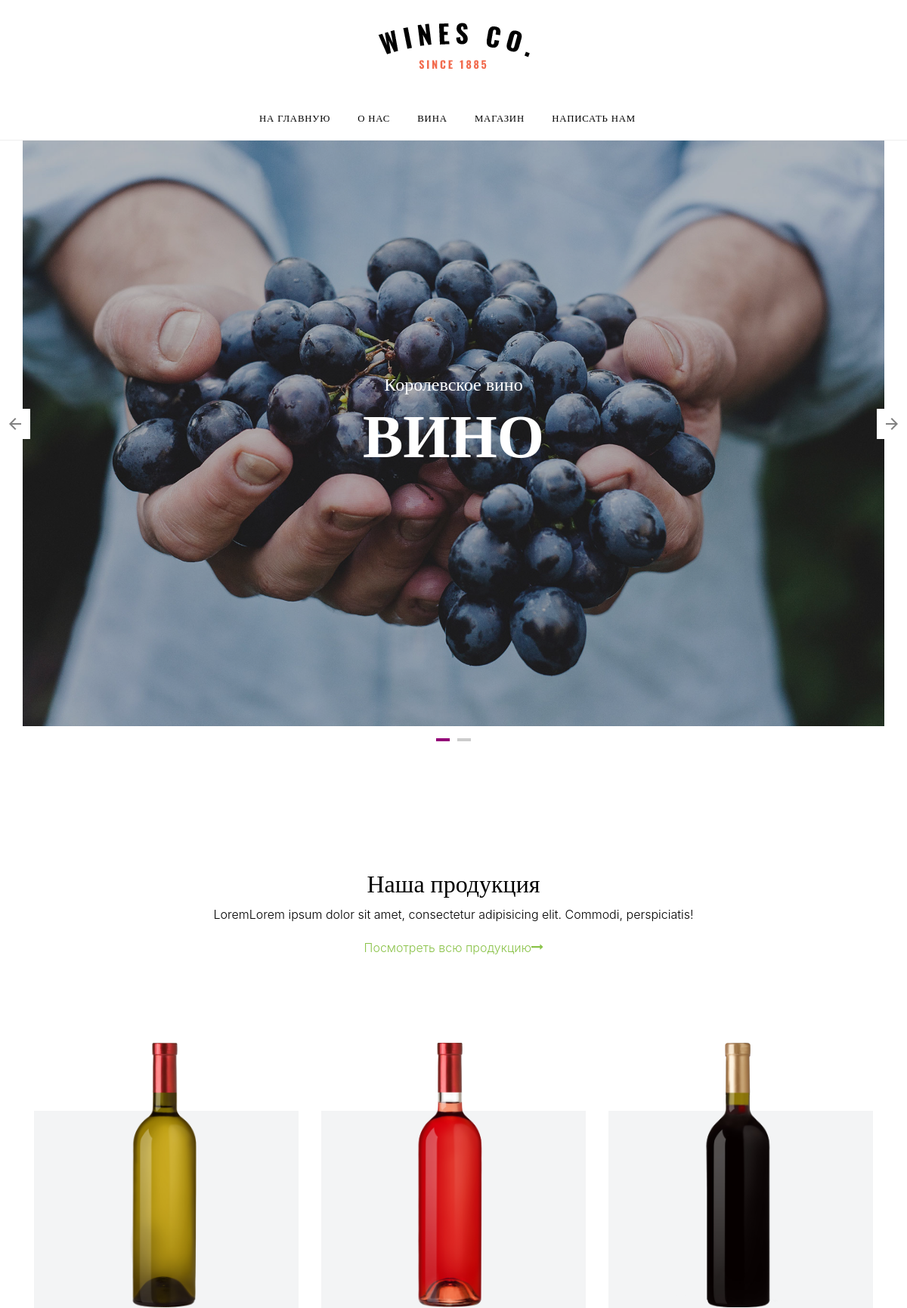
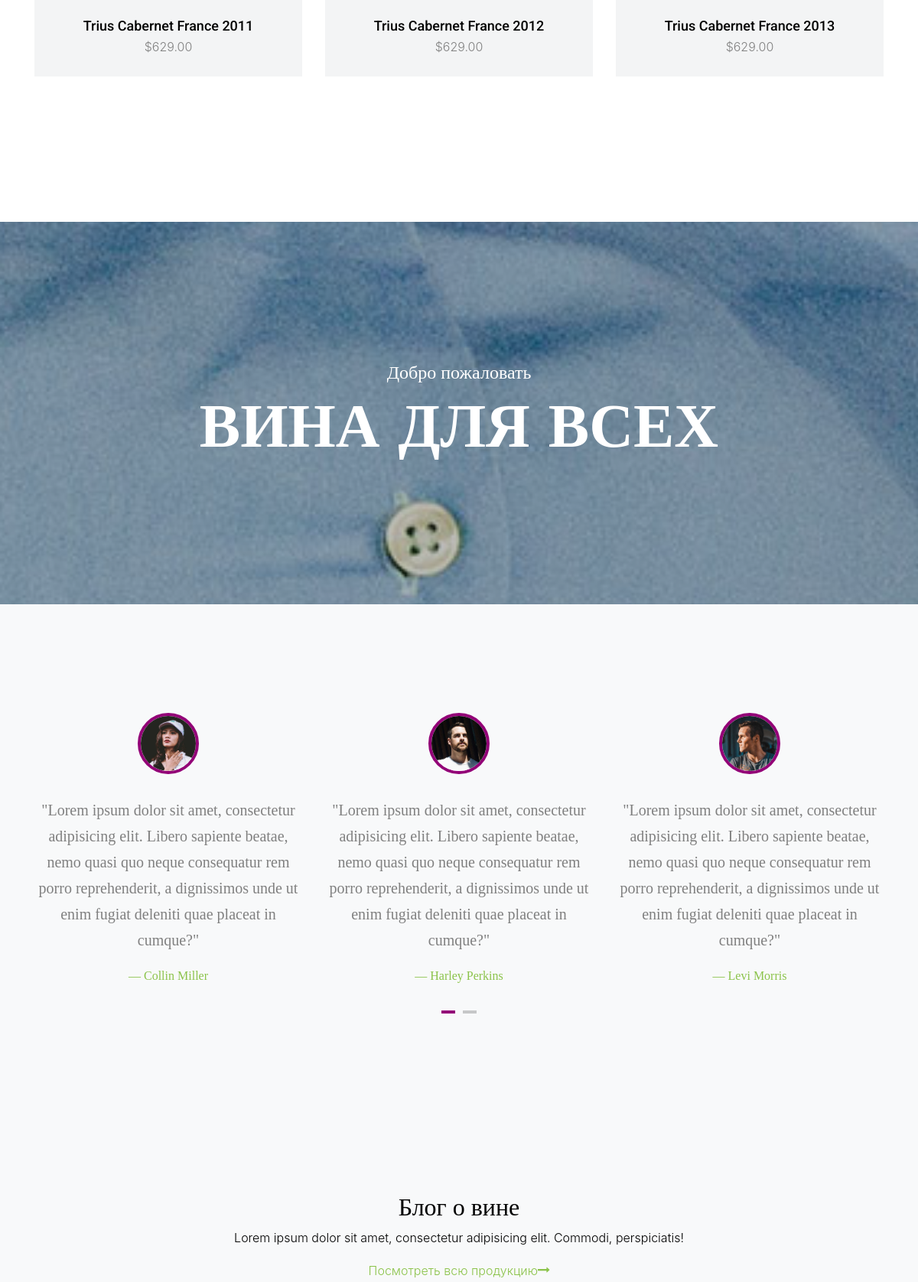
The page / (upper part) on the database its author committed (2 pictures, top to bottom).
### wine_app/models.py (models this page shows, shortened)
class People(models.Model):
    text = models.CharField(max_length=500)
    name = models.CharField(max_length=30)
    img = models.CharField(max_length=100)

### wine_app/views.py (the view)
# urls.py: path('', IndexView.as_view(), name='index'),
class IndexView(View):
    def get(self, request):
        wines = [
            {'title': 'Trius Cabernet France 2011',
             'price': '$629.00',
             'img': '/static/wine_app/images/wine_2.png'},
            {'title': 'Trius Cabernet France 2012',
             'price': '$629.00',
             'sale_price': '$900.00',
             'img': '/static/wine_app/images/wine_3.png'},
            {'title': 'Trius Cabernet France 2013',
             'price': '$629.00',
             'img': '/static/wine_app/images/wine_1.png'},
        ]
        people = People.objects.all()
        return render(request, 'wine_app/index.html', {'wines': wines, 'people': people})

### wine_app/templates/wine_app/index.html (shortened to what this page needs)
{% extends 'wine_app/base.html' %}
{% load static %}
{% load i18n %}
{% block content %}
<body data-spy="scroll" data-target=".site-navbar-target" data-offset="300">
    <div class="site-wrap">
        {% include 'wine_app/navbar.html' %}
        <div class="owl-carousel hero-slide owl-style">
            <div class="intro-section container" style="background-image: url({% static 'wine_app/images/hero_1.jpg' %});">
                <div class="row justify-content-center text-center align-items-center">
                    <div class="col-md-8">
                        <span class="sub-title">{% trans 'RoyalWine' %}</span>
                        <h1>{% trans 'GrapeWine' %}</h1>
                    </div>
                </div>
            </div>
        </div>
        <div class="site-section mt-5">
            <div class="container">
                <div class="row mb-5">
                    <div class="col-12 section-title text-center mb-5">
                        <h2 class="d-block">{% trans 'OurProducts' %}</h2>
                        <p>{% trans 'Lorem' %}Lorem ipsum dolor sit amet, consectetur adipisicing elit. Commodi, perspiciatis!</p>
                        <p><a href="#">{% trans 'ViewAllProducts' %}<span class="icon-long-arrow-right"></span></a></p>
                    </div>
                </div>
                <div class="row">
                    {% for wine in wines %}
                        <div class="col-lg-4 mb-5 col-md-6">
                            <div class="wine_v_1 text-center pb-4">
                                <a href="shop-single.html" class="thumbnail d-block mb-4"><img src="{{ wine.img }}" alt="Image" class="img-fluid"></a>
                                <div>
                                    <h3 class="heading mb-1"><a href="#">{{ wine.title }}</a></h3>
                                    <span class="price">{{ wine.price }}</span>
                                </div>
                            </div>
                        </div>
                    {% endfor %}
                </div>
            </div>
        </div>
        <div class="hero-2" style="background-image: url({% static 'wine_app/images/hero_2.jpg' %});">
            <div class="container">
                <div class="row justify-content-center text-center align-items-center">
                    <div class="col-md-8">
                        <span class="sub-title">{% trans 'Welcome' %}</span>
                        <h2>{% trans 'WinesForEveryone' %}</h2>
                    </div>
                </div>
            </div>
        </div>
        <div class="site-section bg-light">
            <div class="container">
                <div class="owl-carousel owl-slide-3 owl-slide">
                    {% for person in people %}
                        <blockquote class="testimony">
                            <img src="{{ person.img }}" alt="Image">
                            <p>{{ person.text }}</p>
                            <p class="small text-primary">{{ person.name }}</p>
                        </blockquote>
                    {% endfor %}
                </div>
            </div>
        </div>
        <div class="site-section bg-light">
            <div class="container">
                <div class="row mb-5">
                    <div class="col-12 section-title text-center mb-5">
                        <h2 class="d-block">{% trans 'WinesBlog' %}</h2>
                        <p>Lorem ipsum dolor sit amet, consectetur adipisicing elit. Commodi, perspiciatis!</p>
                        <p><a href="#">{% trans 'ViewAllProducts' %}<span class="icon-long-arrow-right"></span></a></p>
                    </div>
                </div>
            </div>
        </div>
    </div>
</body>
{% endblock %}

### wine_app/static/wine_app/css/style.css (style rules this page uses)
html { overflow-x: hidden; }
body { line-height: 1.7; color: gray; font-weight: 300; font-size: 1rem; }
a { -webkit-transition: .3s all ease; -o-transition: .3s all ease; transition: .3s all ease; }
h1, h2, h3, h4, h5, .h1, .h2, .h3, .h4, .h5 { font-family: "Roboto", -apple-system, BlinkMacSystemFont, "Segoe UI", Roboto, "Helvetica Neue", Arial, sans-serif, "Apple Color Emoji", "Segoe UI Emoji", "Segoe UI Symbol", "Noto Color Emoji"; }
.site-wrap:before { display: none; -webkit-transition: .3s all ease-in-out; -o-transition: .3s all ease-in-out; transition: .3s all ease-in-out; background: rgba(0, 0, 0, 0.6); content: ""; position: absolute; z-index: 2000; top: 0; left: 0; right: 0; bottom: 0; opacity: 0; visibility: hidden; }
.site-section { padding: 2.5em 0; }
@media (min-width: 768px) { .site-section { padding: 7em 0; } }
.intro-section { background-size: cover; position: relative; background-position: center center; }
.intro-section.container .row { height: 100vh; min-height: 700px; }
.intro-section:before { content: ""; position: absolute; height: 100%; width: 100%; left: 0; right: 0; background: #222; opacity: .3; border-bottom-right-radius: 0px; background-size: cover; background-position: center; background-repeat: no-repeat; }
.intro-section h1 { font-size: 5rem; font-weight: 300; color: #fff; font-family: "Montserrat"; font-weight: 900; text-transform: uppercase; }
.intro-section .sub-title { font-family: "Cinzel"; color: #fff; font-size: 1.5rem; }
.owl-slide-3, .owl-slide, .owl-style { position: relative; }
.section-title { color: #000; margin-bottom: 50px; }
.section-title h2 { font-size: 2rem; font-weight: 400; position: relative; display: inline-block; font-family: "Cinzel"; }
.wine_v_1, .wine_h_1 { position: relative; margin-bottom: 30px; }
.wine_v_1:before, .wine_h_1:before { content: ""; background: #f3f4f5; top: 20%; bottom: 0; left: 0; right: 0; position: absolute; z-index: -1; }
.wine_v_1 .thumbnail, .wine_h_1 .thumbnail { position: relative; display: block; }
.wine_v_1 .heading, .wine_h_1 .heading { font-size: 18px; }
.wine_v_1 .heading a, .wine_h_1 .heading a { color: #000; }
.hero-2 { background-size: cover; position: relative; background-attachment: fixed; background-position: center center; }
.hero-2 > .container .row { height: 50vh; min-height: 500px; z-index: 2; }
.hero-2:before { content: ""; position: absolute; height: 100%; width: 100%; left: 0; right: 0; background: #222; opacity: .3; border-bottom-right-radius: 0px; background-size: cover; background-position: center; background-repeat: no-repeat; }
.hero-2 h2 { font-size: 5rem; font-weight: 300; color: #fff; font-family: "Montserrat"; font-weight: 900; text-transform: uppercase; }
.hero-2 .sub-title { font-family: "Cinzel"; color: #fff; font-size: 1.5rem; }
.testimony { font-size: 20px; font-family: "Cinzel"; text-align: center; text-transform: none !important; }
.testimony img { max-width: auto !important; width: 80px !important; border: 4px solid #930077; margin-bottom: 30px; border-radius: 50%; margin-left: auto !important; margin-right: auto !important; }

### rows shown on the page
People: img (picture), text "\"Lorem ipsum dolor sit amet, consectetur adipisicing elit. Libero sapiente beatae, nemo quasi quo neque consequatur rem porro reprehenderit, a dignissimos unde ut enim fugiat deleniti quae placeat in cumque?\"", name "— Collin Miller"
People: img (picture), text "\"Lorem ipsum dolor sit amet, consectetur adipisicing elit. Libero sapiente beatae, nemo quasi quo neque consequatur rem porro reprehenderit, a dignissimos unde ut enim fugiat deleniti quae placeat in cumque?\"", name "— Harley Perkins"
People: img (picture), text "\"Lorem ipsum dolor sit amet, consectetur adipisicing elit. Libero sapiente beatae, nemo quasi quo neque consequatur rem porro reprehenderit, a dignissimos unde ut enim fugiat deleniti quae placeat in cumque?\"", name "— Levi Morris"

### other values the page prints
{{ wine.title }} "Trius Cabernet France 2011" "Trius Cabernet France 2012" "Trius Cabernet France 2013"
{{ wine.price }} "$629.00" "$629.00" "$629.00"
